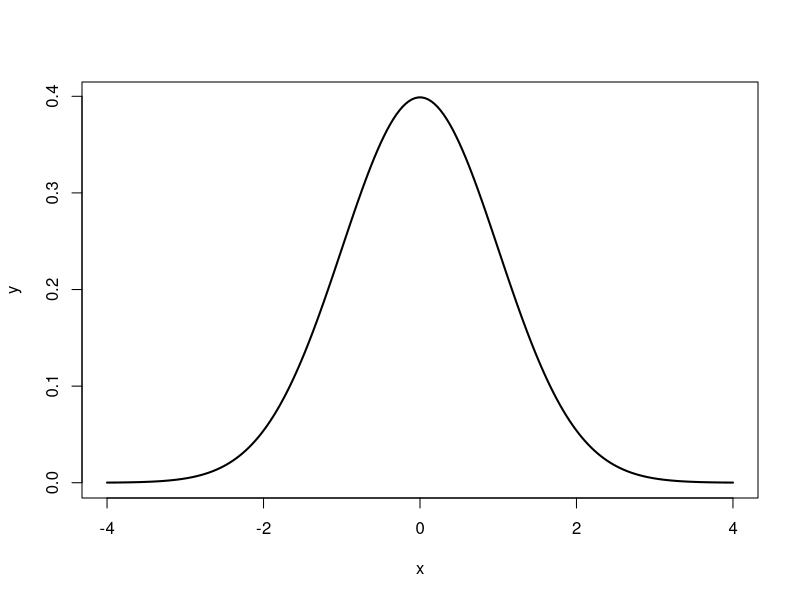
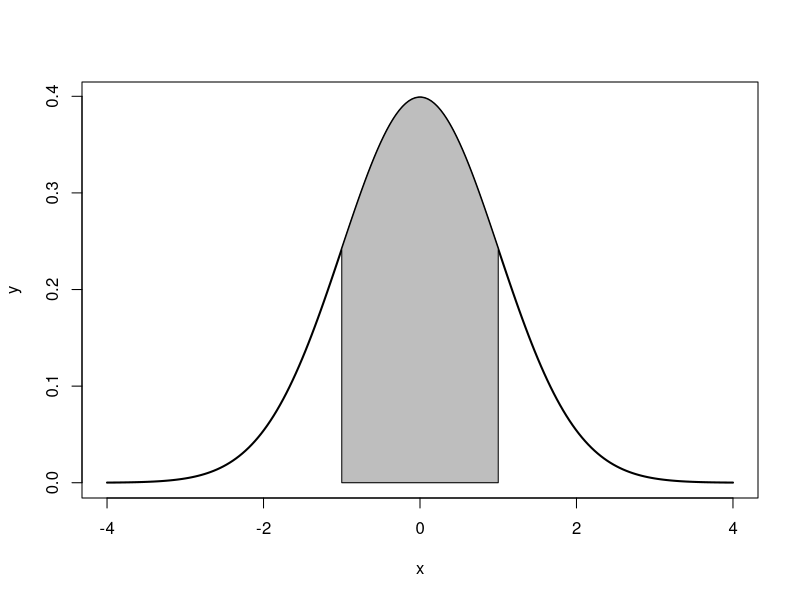
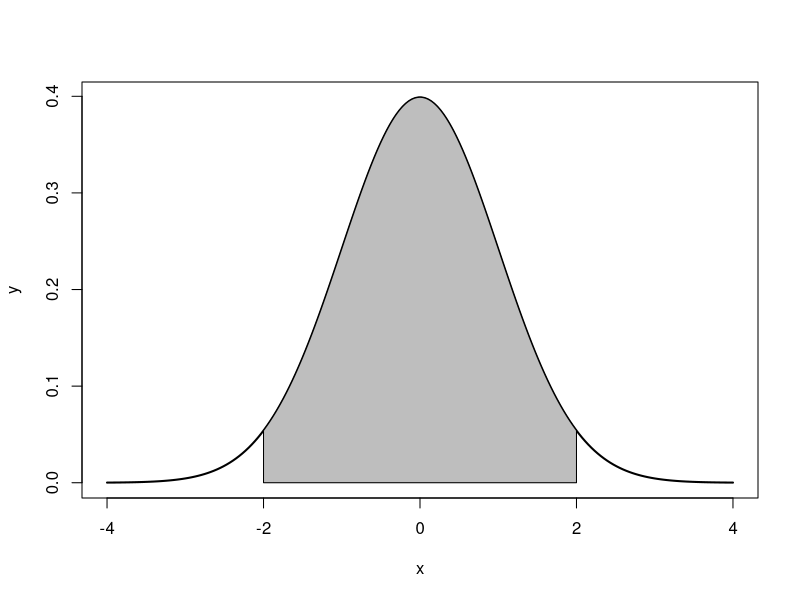
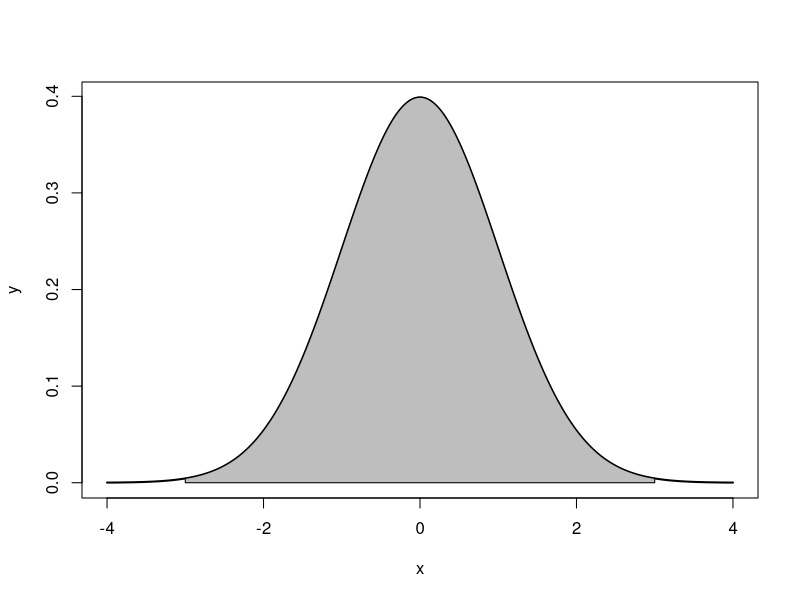
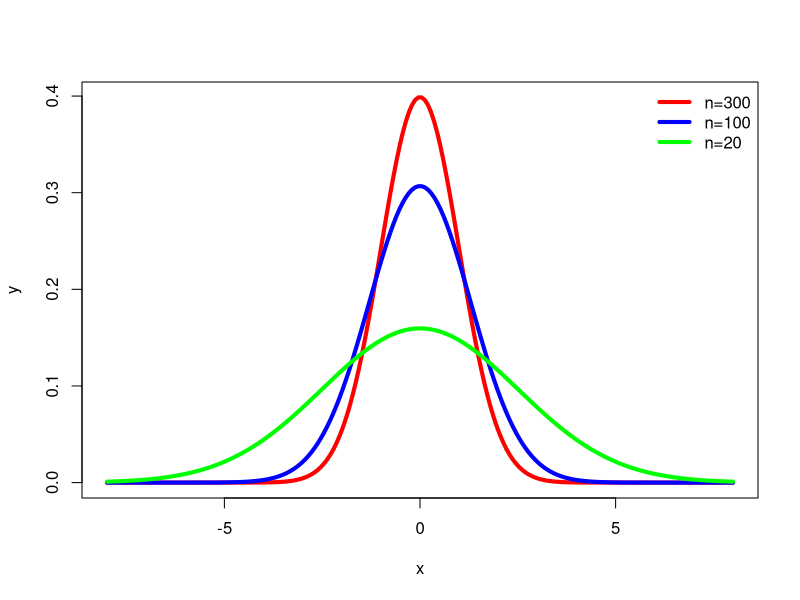

Source code (R) for these figures, in order: (Note: this script raises an error after producing the figures.)
## ---- chunk 1
x <- seq(-4,4,length=200)
y <- 1/sqrt(2*pi)*exp(-x^2/2)
plot(x,y, type="l", lwd=2)
## ---- chunk 2
x <- seq(-4,4,length=200)
y <- dnorm(x)
plot(x,y,type="l",lwd=2)
x <- seq(-1,1,length=100)
y <- dnorm(x)
polygon(c(-1,x,1),c(0,y,0),col="gray")
## ---- chunk 3
x <- seq(-4,4,length=200)
y <- dnorm(x)
plot(x,y,type="l",lwd=2)
x <- seq(-2,2,length=200)
y <- dnorm(x)
polygon(c(-2,x,2),c(0,y,0),col="gray")
## ---- chunk 4
x <- seq(-4,4,length=200)
y <- dnorm(x)
plot(x,y,type="l",lwd=2)
x <- seq(-3,3,length=200)
y <- dnorm(x)
polygon(c(-3,x,3),c(0,y,0),col="gray") 
## ---- chunk 5
z <- (75-70)/3
z
p <- pnorm(1.67)
p
p <- 1-p
p
## ---- chunk 6
x=seq(-8,8,length=200) 
y=dnorm(x,mean=0,sd=1)  
plot(x,y,type="l",lwd=4,col="red") 
y1=dnorm(x,mean=0,sd=1.3)
lines(x,y1,type="l",lwd=4,col="blue") 
y2=dnorm(x,mean=0,sd=2.5)
lines(x,y2,type="l",lwd=4,col="green")
legend("topright",c("n=300","n=100","n=20"), bty="n", lty=c(1,1,1),lwd=4,
       col=c("red","blue","green"))
## ---- chunk 7
t.test(ds$glbcc_risk)
## ---- chunk 8
rskttest<-t.test(ds$glbcc_risk)
## ---- chunk 9
ds$f.gend <- factor(ds$gender, levels = c(0, 1), labels = c("Female","Male"))
## ---- chunk 10
library(tidyverse)
ds %>%
  drop_na(f.gend) %>%
  ggplot(aes(glbcc_risk)) +
  geom_density() +
  facet_wrap(~ f.gend, scales = "fixed")
## ---- chunk 11
by(ds$glbcc_risk, ds$f.gend, mean, na.rm=TRUE)
## ---- chunk 12
by1<-by(ds$glbcc_risk, ds$f.gend, mean, na.rm=TRUE)
## ---- chunk 13
n.total <- length(ds$gender)
nM <- sum(ds$gender, na.rm=TRUE)
nF <- n.total-nM
by(ds$glbcc_risk, ds$f.gend, sd, na.rm=TRUE)
sdM <- 2.82
seM <- 2.82/(sqrt(nM))
seM
sdF <- 2.35
seF <- 2.35/(sqrt(nF))
seF
## ---- chunk 14
seD <- sqrt(seM^2+seF^2)
seD
## ---- chunk 15
by(ds$glbcc_risk, ds$f.gend, mean, na.rm=TRUE)
meanF <- 6.96 
meanM <- 6.42
t <- (meanF-meanM)/seD
t
t.test(ds$glbcc_risk~ds$gender)
